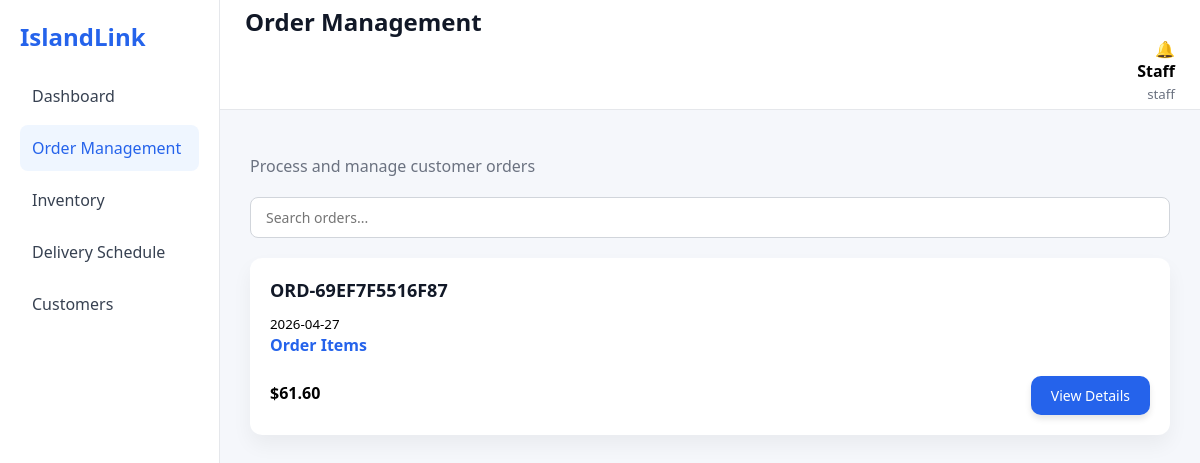
/php/order_manage.php, run on the app's committed database.
### tables this page shows
CREATE TABLE `orders` (
  `id` int(11) NOT NULL,
  `user_id` int(11) NOT NULL,
  `order_number` varchar(100) NOT NULL,
  `total` decimal(10,2) NOT NULL DEFAULT 0.00,
  `status` enum('Pending','Processing','Out For Delivery','Delivered','Cancelled') NOT NULL DEFAULT 'Pending',
  `created_at` timestamp NULL DEFAULT current_timestamp(),
  `subtotal` decimal(10,2) NOT NULL DEFAULT 0.00,
  `shipping` decimal(10,2) NOT NULL DEFAULT 0.00,
  `delivery_address` text DEFAULT NULL,
  `tax` decimal(10,2) NOT NULL DEFAULT 0.00
);

### php/order_manage.php (the view, shortened to what this page needs)
<?php
require_once 'db.php';
$staffName = "Staff";
$orders = [];
$sql = "SELECT id, order_number, total, status, created_at
        FROM orders
        ORDER BY created_at DESC";
$result = $conn->query($sql);
while ($row = $result->fetch_assoc()) {
    $orders[] = $row;
}
?>
<!DOCTYPE html>
<html lang="en">
<head>
<link rel="stylesheet" href="../css/staff_dash.css">
</head>
<body>
<div class="layout">
    <aside class="sidebar">
        <h2>IslandLink</h2>
        <nav>
            <a href="staff_dash.php">Dashboard</a>
            <a class="active" href="order_manage.php">Order Management</a>
            <a href="../php/inventory_mange.php">Inventory</a>
            <a href="#">Delivery Schedule</a>
            <a href="#">Customers</a>
        </nav>
    </aside>
    <div class="main">
        <div class="topbar">
            <h2>Order Management</h2>
            <div class="user">
                🔔 <strong><?= htmlspecialchars($staffName) ?></strong>
                <small>staff</small>
            </div>
        </div>
        <div class="content">
            <p class="subtitle">Process and manage customer orders</p>
            <input type="text" placeholder="Search orders..." class="search-box">
            <div class="orders">
                <?php foreach ($orders as $order): ?>
                <div class="order-card">
                    <div class="order-header">
                        <strong><?= htmlspecialchars($order['order_number']) ?></strong>
                        <?php
$statusClass = strtolower(trim($order['status']));
$statusClass = str_replace(' ', '', $statusClass);
?>
<span class="status <?= $statusClass ?>">
</span>
                    </div>
                    <small><?= date("Y-m-d", strtotime($order['created_at'])) ?></small>
                    <div class="order-items">
                        <h4>Order Items</h4>
                    </div>
                    <div class="order-footer">
                        <strong>$<?= number_format($order['total'], 2) ?></strong>
                        <a href="order_view.php?id=<?= $order['id'] ?>" class="btn view">View Details</a>
                    </div>
                </div>
                <?php endforeach; ?>
            </div>
        </div>
    </div>
</div>
</body>
</html>

### css/staff_dash.css (style rules this page uses)
* { box-sizing: border-box; font-family: "Segoe UI", sans-serif; margin: 0; padding: 0; }
body, html { height: 100%; }
body { background: #f5f7fb; }
.layout { display: flex; min-height: 100vh; }
.sidebar { width: 220px; background: #fff; padding: 20px; border-right: 1px solid #e5e7eb; display: flex; flex-direction: column; }
.sidebar h2 { margin-bottom: 20px; color: #2563eb; font-size: 24px; }
.sidebar nav a { display: block; padding: 12px; color: #374151; text-decoration: none; border-radius: 8px; margin-bottom: 6px; }
.sidebar nav a.active, .sidebar nav a:hover { background: #eff6ff; color: #2563eb; }
.main { flex: 1; display: flex; flex-direction: column; }
.topbar { justify-content: space-between; align-items: center; background: #fff; padding: 5px 25px; border-bottom: 1px solid #e5e7eb; width: 100%; }
.topbar h2 { color: #111827; }
.topbar .user { text-align: right; }
.topbar .user strong { display: block; }
.topbar .user small { color: #6b7280; }
.content { flex: 1; padding: 30px; width: 100%; }
.subtitle { margin-top: 15px; margin-bottom: 20px; color: #6b7280; font-weight: 500; }
.search-box { width: 100%; padding: 10px 15px; margin-bottom: 20px; border-radius: 8px; border: 1px solid #d1d5db; font-size: 14px; }
.orders { display: flex; flex-direction: column; gap: 20px; }
.order-card { background: #fff; padding: 20px; border-radius: 12px; box-shadow: 0 10px 20px rgba(0,0,0,0.05); width: 100%; }
.order-header { display: flex; justify-content: space-between; align-items: center; margin-bottom: 10px; }
.order-header strong { font-size: 18px; color: #111827; }
.status { padding: 4px 10px; border-radius: 20px; font-size: 0.85em; font-weight: bold; text-transform: capitalize; }
.order-items h4 { margin-bottom: 10px; color: #2563eb; }
.order-footer { display: flex; justify-content: space-between; align-items: center; margin-top: 15px; flex-wrap: wrap; }
.order-footer .btn { text-decoration: none; padding: 10px 20px; min-width: 110px; border-radius: 10px; color: #fff; font-size: 14px; font-weight: 500; text-align: center; display: inline-block; transition: all 0.2s ease-in-out; margin-top: 5px; margin-left: 5px; box-shadow: 0 4px 6px rgba(0,0,0,0.1); }
.btn.view { background: #2563eb; }

### data on the page
orders: order_number "ORD-69EF7F5516F87", created_at "2026-04-27", total "61.60"

### other printed values
$staffName "Staff"
